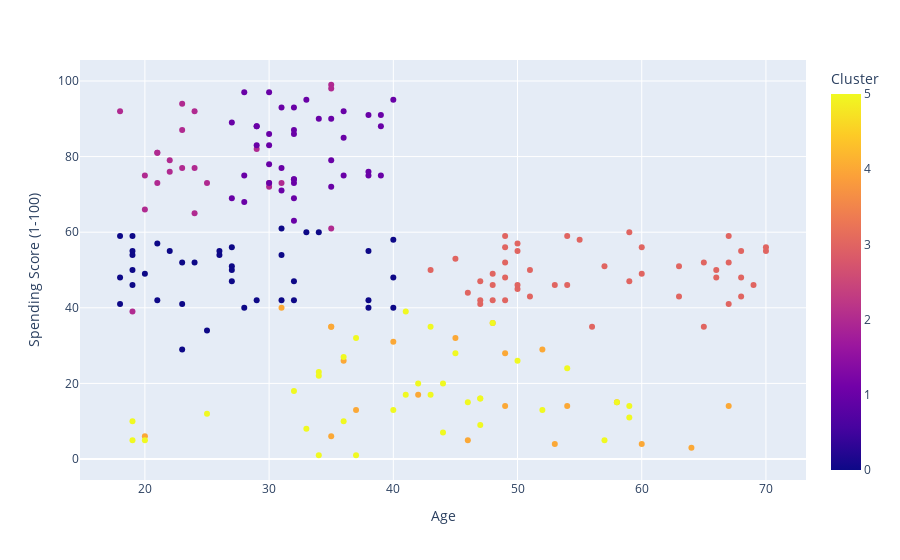

Write notebook code for a chart like this one.
### Code cell
px.scatter(df,  x="Age", y="Spending Score (1-100)", color="Cluster")

### Figure 1 — Plotly figure (JSON) as saved in the notebook; plotly's stock layout.template omitted (floating-point values rounded to 4 significant figures; data arrays with more than 128 entries replaced by an {"elided": "..."} marker saying what was removed)
{"data": [{"hovertemplate": "Age=%{x}<br>Spending Score (1-100)=%{y}<br>Cluster=%{marker.color}<extra></extra>", "legendgroup": "", "marker": {"color": {"elided": "200 int values"}, "coloraxis": "coloraxis", "symbol": "circle"}, "mode": "markers", "name": "", "orientation": "v", "showlegend": false, "type": "scatter", "x": {"elided": "200 int values"}, "xaxis": "x", "y": {"elided": "200 int values"}, "yaxis": "y"}], "layout": {"coloraxis": {"colorbar": {"title": {"text": "Cluster"}}, "colorscale": [[0, "#0d0887"], [0.1111, "#46039f"], [0.2222, "#7201a8"], [0.3333, "#9c179e"], [0.4444, "#bd3786"], [0.5556, "#d8576b"], [0.6667, "#ed7953"], [0.7778, "#fb9f3a"], [0.8889, "#fdca26"], [1, "#f0f921"]]}, "legend": {"tracegroupgap": 0}, "margin": {"t": 60}, "xaxis": {"anchor": "y", "domain": [0, 1], "title": {"text": "Age"}}, "yaxis": {"anchor": "x", "domain": [0, 1], "title": {"text": "Spending Score (1-100)"}}}}
